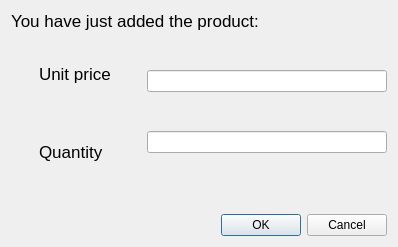
<?xml version="1.0" encoding="UTF-8"?>
<ui version="4.0">
 <class>DialogAddProduct</class>
 <widget class="QDialog" name="DialogAddProduct">
  <property name="geometry">
   <rect>
    <x>0</x>
    <y>0</y>
    <width>398</width>
    <height>247</height>
   </rect>
  </property>
  <property name="windowTitle">
   <string>Dialog</string>
  </property>
  <layout class="QVBoxLayout" name="verticalLayout_5">
   <item>
    <layout class="QVBoxLayout" name="verticalLayout_4">
     <item>
      <layout class="QHBoxLayout" name="horizontalLayout_2">
       <item>
        <widget class="QLabel" name="label_3">
         <property name="font">
          <font>
           <pointsize>13</pointsize>
          </font>
         </property>
         <property name="text">
          <string>You have just added the product:</string>
         </property>
        </widget>
       </item>
       <item>
        <widget class="QLabel" name="labelEnteredProduct">
         <property name="text">
          <string/>
         </property>
        </widget>
       </item>
      </layout>
     </item>
     <item>
      <layout class="QHBoxLayout" name="horizontalLayout_3">
       <item>
        <spacer name="verticalSpacer">
         <property name="orientation">
          <enum>Qt::Vertical</enum>
         </property>
         <property name="sizeHint" stdset="0">
          <size>
           <width>28</width>
           <height>168</height>
          </size>
         </property>
        </spacer>
       </item>
       <item>
        <layout class="QVBoxLayout" name="verticalLayout_3">
         <item>
          <layout class="QHBoxLayout" name="horizontalLayout">
           <item>
            <layout class="QVBoxLayout" name="verticalLayout_2">
             <item>
              <widget class="QLabel" name="label">
               <property name="font">
                <font>
                 <pointsize>13</pointsize>
                </font>
               </property>
               <property name="text">
                <string>Unit price  </string>
               </property>
              </widget>
             </item>
             <item>
              <widget class="QLabel" name="label_2">
               <property name="font">
                <font>
                 <pointsize>13</pointsize>
                </font>
               </property>
               <property name="text">
                <string>Quantity</string>
               </property>
              </widget>
             </item>
            </layout>
           </item>
           <item>
            <spacer name="verticalSpacer_2">
             <property name="orientation">
              <enum>Qt::Vertical</enum>
             </property>
             <property name="sizeHint" stdset="0">
              <size>
               <width>20</width>
               <height>40</height>
              </size>
             </property>
            </spacer>
           </item>
           <item>
            <layout class="QVBoxLayout" name="verticalLayout">
             <item>
              <widget class="QLineEdit" name="lineEditPrice"/>
             </item>
             <item>
              <widget class="QLineEdit" name="lineEditQty"/>
             </item>
            </layout>
           </item>
          </layout>
         </item>
         <item>
          <widget class="QLabel" name="labelDialogErrorMessage">
           <property name="text">
            <string/>
           </property>
          </widget>
         </item>
         <item>
          <widget class="QDialogButtonBox" name="buttonBox">
           <property name="orientation">
            <enum>Qt::Horizontal</enum>
           </property>
           <property name="standardButtons">
            <set>QDialogButtonBox::Cancel|QDialogButtonBox::Ok</set>
           </property>
          </widget>
         </item>
        </layout>
       </item>
      </layout>
     </item>
    </layout>
   </item>
  </layout>
 </widget>
 <resources/>
 <connections>
  <connection>
   <sender>buttonBox</sender>
   <signal>accepted()</signal>
   <receiver>DialogAddProduct</receiver>
   <slot>accept()</slot>
   <hints>
    <hint type="sourcelabel">
     <x>248</x>
     <y>254</y>
    </hint>
    <hint type="destinationlabel">
     <x>157</x>
     <y>274</y>
    </hint>
   </hints>
  </connection>
  <connection>
   <sender>buttonBox</sender>
   <signal>rejected()</signal>
   <receiver>DialogAddProduct</receiver>
   <slot>reject()</slot>
   <hints>
    <hint type="sourcelabel">
     <x>316</x>
     <y>260</y>
    </hint>
    <hint type="destinationlabel">
     <x>286</x>
     <y>274</y>
    </hint>
   </hints>
  </connection>
 </connections>
</ui>
